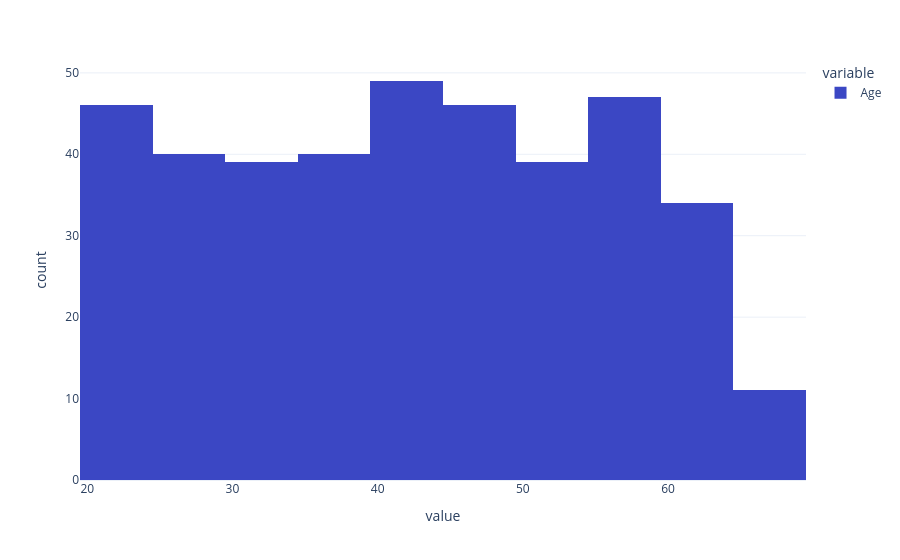
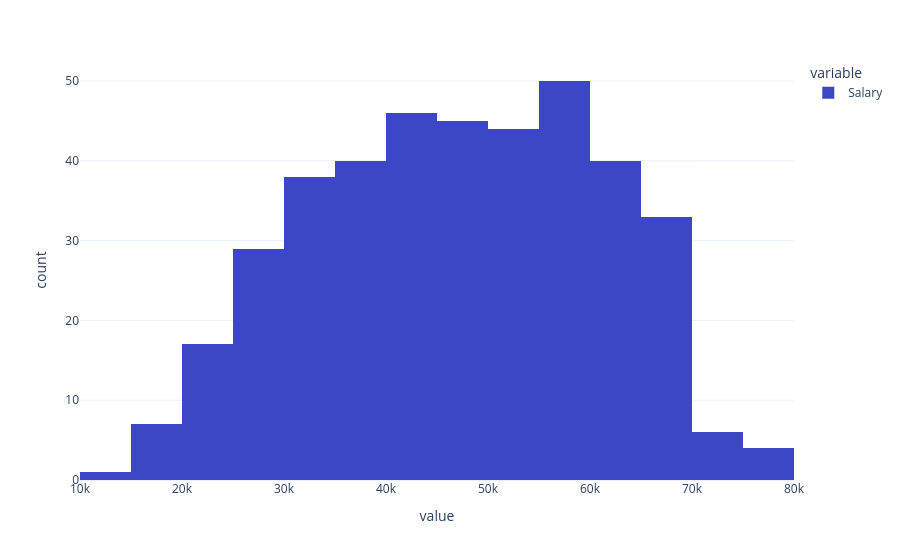

Notebook source saved alongside these figures, in order:
### Markdown cell above
- Taget variable : Y = 'Salary'
- Explanatory variables : 'Country', 'Age', 'Purchased'
- Number of examples : 400

- Imputation of missing values : 'Age'
- Normalisation : 'Age'
- OHE : 'Country', 'Purchased'

### Code cell
# Univariate analysis
# Distribution of each numeric variable
num_features = ['Age', 'Salary']
for i in range(len(num_features)):
    fig = px.histogram(dataset[num_features[i]])
    fig.show()

### Figure 1 — Plotly figure (JSON) as saved in the notebook; plotly's stock layout.template omitted (floating-point values rounded to 4 significant figures; data arrays with more than 128 entries replaced by an {"elided": "..."} marker saying what was removed)
{"data": [{"bingroup": "x", "hovertemplate": "variable=Age<br>value=%{x}<br>count=%{y}<extra></extra>", "legendgroup": "Age", "marker": {"color": "#3B47C4", "pattern": {"shape": ""}}, "name": "Age", "orientation": "v", "showlegend": true, "type": "histogram", "x": {"elided": "400 float values"}, "xaxis": "x", "yaxis": "y"}], "layout": {"barmode": "relative", "legend": {"title": {"text": "variable"}, "tracegroupgap": 0}, "margin": {"t": 60}, "xaxis": {"anchor": "y", "domain": [0.0, 1.0], "title": {"text": "value"}}, "yaxis": {"anchor": "x", "domain": [0.0, 1.0], "title": {"text": "count"}}}}

### Figure 2 — Plotly figure (JSON) as saved in the notebook; plotly's stock layout.template omitted (floating-point values rounded to 4 significant figures; data arrays with more than 128 entries replaced by an {"elided": "..."} marker saying what was removed)
{"data": [{"bingroup": "x", "hovertemplate": "variable=Salary<br>value=%{x}<br>count=%{y}<extra></extra>", "legendgroup": "Salary", "marker": {"color": "#3B47C4", "pattern": {"shape": ""}}, "name": "Salary", "orientation": "v", "showlegend": true, "type": "histogram", "x": {"elided": "400 float values"}, "xaxis": "x", "yaxis": "y"}], "layout": {"barmode": "relative", "legend": {"title": {"text": "variable"}, "tracegroupgap": 0}, "margin": {"t": 60}, "xaxis": {"anchor": "y", "domain": [0.0, 1.0], "title": {"text": "value"}}, "yaxis": {"anchor": "x", "domain": [0.0, 1.0], "title": {"text": "count"}}}}
